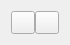
<?xml version="1.0" encoding="UTF-8"?>
<ui version="4.0">
 <class>SettingItem</class>
 <widget class="QWidget" name="SettingItem">
  <property name="geometry">
   <rect>
    <x>0</x>
    <y>0</y>
    <width>66</width>
    <height>41</height>
   </rect>
  </property>
  <property name="windowTitle">
   <string/>
  </property>
  <property name="styleSheet">
   <string notr="true"/>
  </property>
  <layout class="QHBoxLayout" name="horizontalLayout">
   <property name="spacing">
    <number>0</number>
   </property>
   <item>
    <widget class="StyledButton" name="toolButtonIcon">
     <property name="text">
      <string/>
     </property>
    </widget>
   </item>
   <item>
    <widget class="StyledButton" name="toolButtonSetting">
     <property name="text">
      <string/>
     </property>
    </widget>
   </item>
  </layout>
 </widget>
 <customwidgets>
  <customwidget>
   <class>StyledButton</class>
   <extends>QToolButton</extends>
   <header>lib/widgets/styled-button.h</header>
  </customwidget>
 </customwidgets>
 <resources/>
 <connections/>
</ui>
